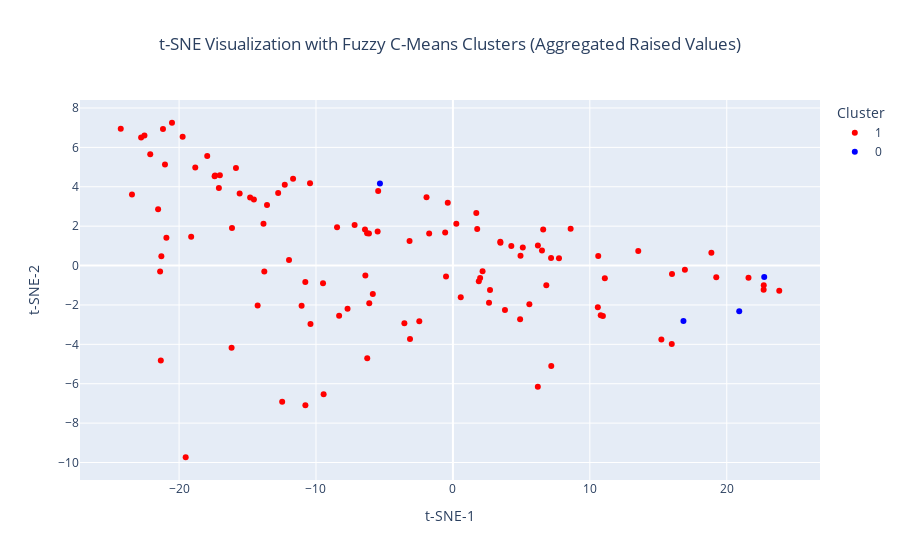

Notebook code cell kept with this figure:
### Code cell
# Step 7: Aggregated Plotting (no repeated points, summed "Raised" values)
# Group by country and aggregate "Raised" values
aggregated_df = results_df.groupby("Country", as_index=False).agg({
    "TSNE-1": "mean",  # Use mean for t-SNE coordinates
    "TSNE-2": "mean",
    "Cluster": "first",  # Use the first cluster label for the country
    "Raised": "sum",  # Sum the "Raised" values for repeated countries
    "Country Code": "first"  # Use the first country code for the country
})

# Ensure the "Cluster" column is treated as categorical
aggregated_df["Cluster"] = aggregated_df["Cluster"].astype(str)

# Define custom colors for each cluster
cluster_colors = {
    "0": "blue",  # Color for Cluster 0
    "1": "red",   # Color for Cluster 1
    "2": "green", # Color for Cluster 2 (if you have more clusters)
    # Add more colors as needed
}

# Visualize the clusters with Plotly
fig_aggregated = px.scatter(aggregated_df, x="TSNE-1", y="TSNE-2", color="Cluster",
                            color_discrete_map=cluster_colors,  # Use custom colors
                            hover_data=["Country Code", "Raised"],
                            title="t-SNE Visualization with Fuzzy C-Means Clusters (Aggregated Raised Values)",
                            labels={"TSNE-1": "t-SNE-1", "TSNE-2": "t-SNE-2", "Cluster": "Cluster"})

fig_aggregated.update_traces(marker=dict(size=12, line=dict(width=2, color='DarkSlateGrey')),
                             selector=dict(mode='markers+text'))

fig_aggregated.update_layout(legend_title_text='Cluster',
                             xaxis_title="t-SNE-1",
                             yaxis_title="t-SNE-2",
                             title_x=0.5)

fig_aggregated.show()

### Figure 1 — Plotly figure (JSON) as saved in the notebook; plotly's stock layout.template omitted (floating-point values rounded to 4 significant figures; data arrays with more than 128 entries replaced by an {"elided": "..."} marker saying what was removed)
{"data": [{"customdata": {"elided": "108x2 mixed values"}, "hovertemplate": "Cluster=1<br>t-SNE-1=%{x}<br>t-SNE-2=%{y}<br>Country Code=%{customdata[0]}<br>Raised=%{customdata[1]}<extra></extra>", "legendgroup": "1", "marker": {"color": "red", "symbol": "circle"}, "mode": "markers", "name": "1", "orientation": "v", "showlegend": true, "type": "scatter", "x": [-11.67, -13.58, -3.544, -17.02, 10.95, 1.891, -22.77, -17.37, 6.505, -10.78, 1.774, -17.09, -21.03, -10.77, 8.598, -3.166, -15.85, -21.18, 22.7, 13.54, -21.33, 7.183, 19.23, -10.4, -7.18, -16.14, 5.104, 1.99, -9.488, 1.708, -21.39, -16.16, 22.7, -6.132, 21.59, 0.2502, 15.23, -20.93, 16.94, -14.26, -15.58, -13.77, -23.44, 4.907, 5.584, -6.395, 7.746, -12.47, -6.423, 6.202, -6.267, -19.12, 2.637, -12.28, 3.471, 11.1, 4.937, -18.82, 2.711, 7.169, -10.44, -12.76, -6.257, -17.4, -22.11, -14.53, -5.497, 10.59, 6.822, -2.455, -7.695, -24.26, -1.928, -0.5659, -13.84, -8.31, 10.8, -11.05, -0.5021, 15.98, 6.207, -19.74, -8.462, -5.458, -19.52, -14.81, 6.593, -17.94, -11.97, 4.266, -3.134, 3.802, -21.29, 18.88, 0.5725, -22.53, 10.61, -1.734, -9.442, -0.3756, -20.52, -21.53, -5.849, 2.167, 16.0, 23.83, -6.109, 3.461], "xaxis": "x", "y": [4.405, 3.078, -2.93, 4.584, -2.556, -0.7924, 6.501, 4.576, 0.7636, -0.8376, 1.853, 3.933, 5.129, -7.09, 1.866, 1.248, 4.949, 6.928, -1.006, 0.7367, -4.82, -5.103, -0.5889, -2.972, 2.053, 1.906, 0.9108, -0.629, -0.9036, 2.666, -0.3015, -4.179, -1.227, 1.633, -0.6214, 2.121, -3.754, 1.412, -0.2113, -2.03, 3.655, -0.3008, 3.605, -2.722, -1.971, -0.5069, 0.3708, -6.921, 1.831, -6.158, 1.643, 1.462, -1.892, 4.096, 1.156, -0.6503, 0.5009, 4.98, -1.243, 0.3873, 4.179, 3.686, -4.709, 4.534, 5.646, 3.357, 1.724, -2.12, -1.004, -2.83, -2.193, 6.942, 3.47, 1.68, 2.122, -2.543, -2.525, -2.047, -0.5554, -3.985, 1.022, 6.545, 1.942, 3.784, -9.734, 3.45, 1.824, 5.562, 0.2872, 0.9958, -3.734, -2.255, 0.4732, 0.647, -1.608, 6.606, 0.482, 1.627, -6.529, 3.186, 7.25, 2.862, -1.438, -0.2882, -0.4304, -1.275, -1.915, 1.214], "yaxis": "y"}, {"customdata": [["SGP", 3158152183], ["CHE", 2094625649], ["USA", 4658314827], ["VEN", 735094880]], "hovertemplate": "Cluster=0<br>t-SNE-1=%{x}<br>t-SNE-2=%{y}<br>Country Code=%{customdata[0]}<br>Raised=%{customdata[1]}<extra></extra>", "legendgroup": "0", "marker": {"color": "blue", "symbol": "circle"}, "mode": "markers", "name": "0", "orientation": "v", "showlegend": true, "type": "scatter", "x": [22.74, 16.84, 20.91, -5.329], "xaxis": "x", "y": [-0.5867, -2.819, -2.326, 4.161], "yaxis": "y"}], "layout": {"autosize": true, "legend": {"title": {"text": "Cluster"}, "tracegroupgap": 0}, "title": {"text": "t-SNE Visualization with Fuzzy C-Means Clusters (Aggregated Raised Values)", "x": 0.5}, "xaxis": {"anchor": "y", "autorange": true, "domain": [0, 1], "range": [-27.27, 26.84], "title": {"text": "t-SNE-1"}, "type": "linear"}, "yaxis": {"anchor": "x", "autorange": true, "domain": [0, 1], "range": [-11.14, 8.652], "title": {"text": "t-SNE-2"}, "type": "linear"}}}
